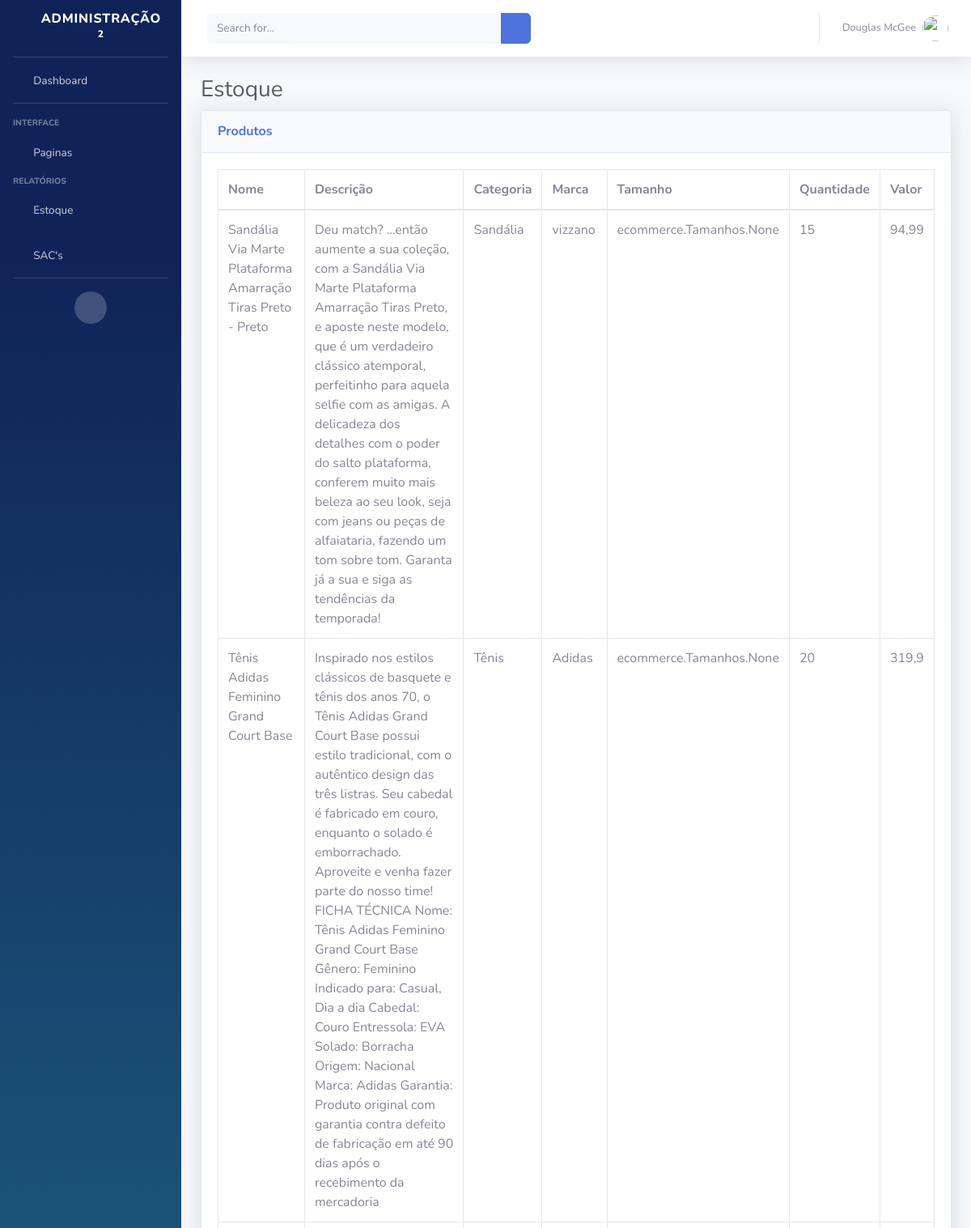
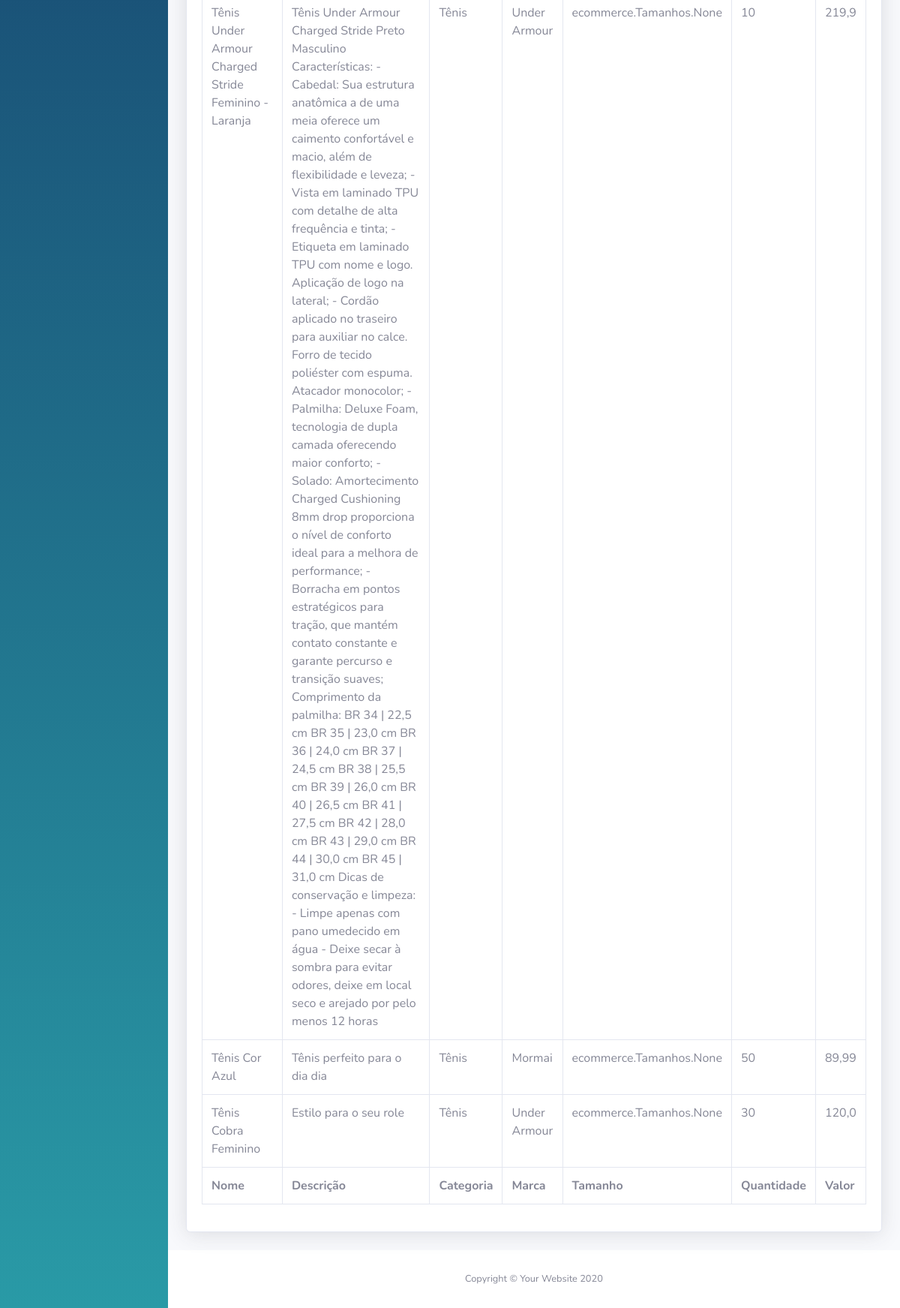
The page /dashboard/estoque/ (signed in) on the database as committed earlier (2 pictures, top to bottom).
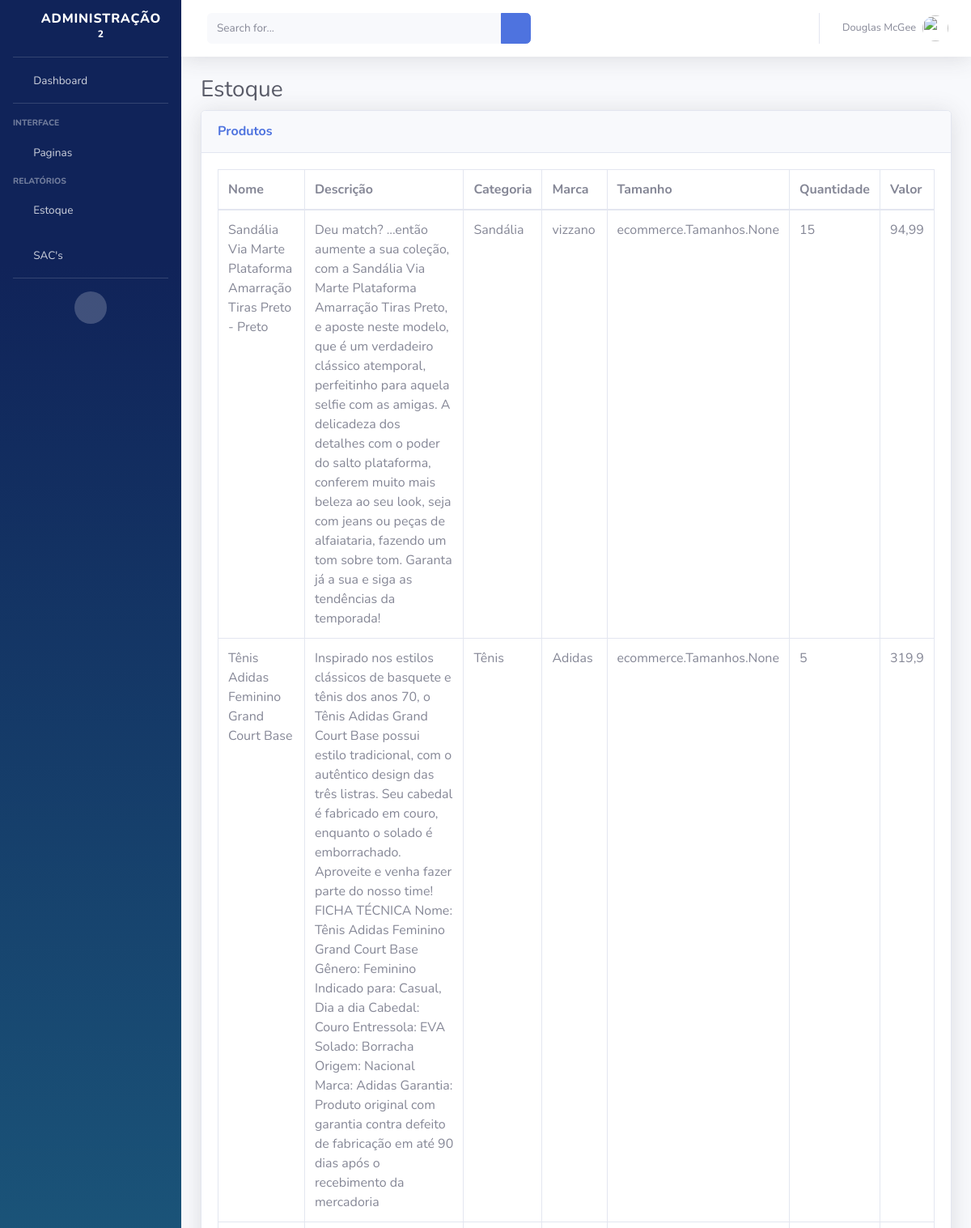
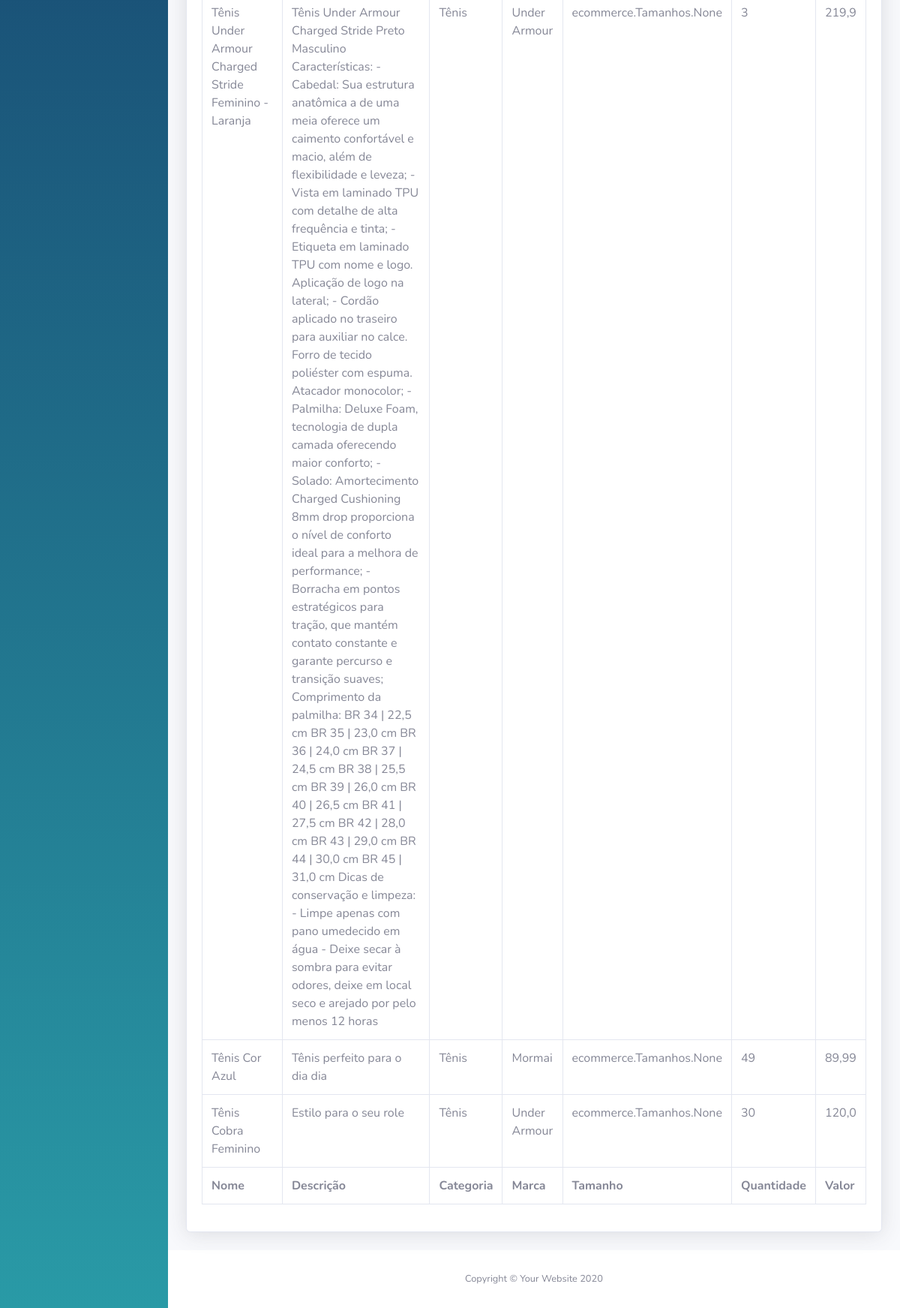
The same page on the database as committed later (2 pictures, top to bottom).
### ecommerce/models.py (models this page shows, shortened)
class Produto(models.Model):
    nome = models.CharField(max_length=255)
    descricao = models.TextField()
    qtd = models.IntegerField()
    valor = models.FloatField()
    endimg = models.ImageField(upload_to='Produto_img/%Y/%m/%d')
    tamanho = models.ManyToManyField(Tamanhos)
    categoria = models.ForeignKey(Categoria, on_delete=models.DO_NOTHING)
    marca = models.ForeignKey(Marca, on_delete=models.DO_NOTHING)

class Categoria(models.Model):
    tpCategoria = models.CharField(max_length=255)

class Marca(models.Model):
    nmMarca = models.CharField(max_length=255)

### ecommerce/views.py (the view)
# urls.py: path('dashboard/estoque/', views.estoque, name='estoque'),
@login_required(login_url='login')
def estoque(request):
    if request.user.is_superuser:
        produtos = Produto.objects.all()
        return render(request, 'admins/estoque/index.html', {'produtos': produtos})
    else:
        return redirect('inicio')

### ecommerce/templates/admins/estoque/index.html (shortened to what the changed rows need)
{% load static %}
<!DOCTYPE html>
<html lang="pt-br">
<head>
    <link href="{% static 'vendor/fontawesome-free/css/all.min.css' %}" rel="stylesheet" type="text/css">
    <link href="{% static 'css/sb-admin-2.min.css' %}" rel="stylesheet">
    <link href="{% static 'vendor/datatables/dataTables.bootstrap4.min.css' %}" rel="stylesheet">
</head>
<body id="page-top">
    <div id="wrapper">
        <div id="content-wrapper" class="d-flex flex-column">
            <div id="content">
                <div class="container-fluid">
                    <h1 class="h3 mb-2 text-gray-800">Estoque</h1>
                    <div class="card shadow mb-4">
                        <div class="card-body">
                            <div class="table-responsive">
                                <table class="table table-bordered" id="dataTable" width="100%" cellspacing="0">
                                    <thead>
                                        <tr>
                                            <th>Nome</th>
                                            <th>Descrição</th>
                                            <th>Categoria</th>
                                            <th>Marca</th>
                                            <th>Tamanho</th>
                                            <th>Quantidade</th>
                                            <th>Valor</th>
                                        </tr>
                                    </thead>
                                    <tfoot>
                                        <tr>
                                            <th>Nome</th>
                                            <th>Descrição</th>
                                            <th>Categoria</th>
                                            <th>Marca</th>
                                            <th>Tamanho</th>
                                            <th>Quantidade</th>
                                            <th>Valor</th>
                                        </tr>
                                    </tfoot>
                                    <tbody>
                                        {% for produto in produtos %}
                                        <tr>
                                            <td>{{produto.nome}}</td>
                                            <td>{{produto.descricao}}</td>
                                            <td>{{produto.categoria.tpCategoria}}</td>
                                            <td>{{produto.marca.nmMarca}}</td>
                                            <td>{{produto.tamanho}}</td>
                                            <td>{{produto.qtd}}</td>
                                            <td>{{produto.valor}}</td>
                                        </tr>
                                        {% endfor %}
                                    </tbody>
                                </table>
                            </div>
                        </div>
                    </div>
                </div>
            </div>
        </div>
    </div>
</body>
</html>

Rows that differ between the two databases and show on the page:
changed Produto "Tênis Adidas Feminino Grand Court Base": qtd "20" → "5"
changed Produto "Tênis Under Armour Charged Stride Feminino - Laranja": qtd "10" → "3"
changed Produto "Tênis Cor Azul": qtd "50" → "49"
